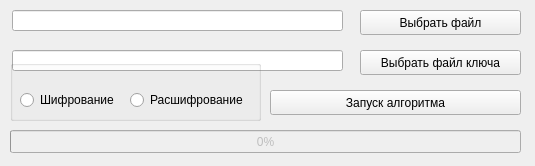
<?xml version="1.0" encoding="UTF-8"?>
<ui version="4.0">
 <class>MainWindow</class>
 <widget class="QMainWindow" name="MainWindow">
  <property name="geometry">
   <rect>
    <x>0</x>
    <y>0</y>
    <width>535</width>
    <height>166</height>
   </rect>
  </property>
  <property name="sizePolicy">
   <sizepolicy hsizetype="Preferred" vsizetype="Preferred">
    <horstretch>0</horstretch>
    <verstretch>6</verstretch>
   </sizepolicy>
  </property>
  <property name="windowTitle">
   <string>IDEACrypt</string>
  </property>
  <widget class="QWidget" name="centralwidget">
   <widget class="QLineEdit" name="file_le">
    <property name="geometry">
     <rect>
      <x>12</x>
      <y>10</y>
      <width>331</width>
      <height>21</height>
     </rect>
    </property>
    <property name="readOnly">
     <bool>true</bool>
    </property>
   </widget>
   <widget class="QPushButton" name="file_load_button">
    <property name="geometry">
     <rect>
      <x>360</x>
      <y>10</y>
      <width>161</width>
      <height>25</height>
     </rect>
    </property>
    <property name="text">
     <string>Выбрать файл</string>
    </property>
   </widget>
   <widget class="QPushButton" name="key_loda_button">
    <property name="geometry">
     <rect>
      <x>360</x>
      <y>50</y>
      <width>161</width>
      <height>25</height>
     </rect>
    </property>
    <property name="text">
     <string>Выбрать файл ключа</string>
    </property>
   </widget>
   <widget class="QLineEdit" name="key_le">
    <property name="geometry">
     <rect>
      <x>12</x>
      <y>50</y>
      <width>331</width>
      <height>21</height>
     </rect>
    </property>
    <property name="readOnly">
     <bool>true</bool>
    </property>
   </widget>
   <widget class="QGroupBox" name="groupBox">
    <property name="geometry">
     <rect>
      <x>10</x>
      <y>60</y>
      <width>251</width>
      <height>61</height>
     </rect>
    </property>
    <property name="title">
     <string/>
    </property>
    <widget class="QRadioButton" name="encode_rb">
     <property name="geometry">
      <rect>
       <x>10</x>
       <y>30</y>
       <width>101</width>
       <height>20</height>
      </rect>
     </property>
     <property name="text">
      <string>Шифрование</string>
     </property>
    </widget>
    <widget class="QRadioButton" name="decode_rb">
     <property name="geometry">
      <rect>
       <x>120</x>
       <y>30</y>
       <width>121</width>
       <height>20</height>
      </rect>
     </property>
     <property name="text">
      <string>Расшифрование</string>
     </property>
    </widget>
   </widget>
   <widget class="QProgressBar" name="progressBar">
    <property name="enabled">
     <bool>false</bool>
    </property>
    <property name="geometry">
     <rect>
      <x>10</x>
      <y>130</y>
      <width>511</width>
      <height>23</height>
     </rect>
    </property>
    <property name="value">
     <number>0</number>
    </property>
    <property name="textVisible">
     <bool>true</bool>
    </property>
    <property name="orientation">
     <enum>Qt::Horizontal</enum>
    </property>
   </widget>
   <widget class="QPushButton" name="pushButton">
    <property name="geometry">
     <rect>
      <x>270</x>
      <y>90</y>
      <width>251</width>
      <height>25</height>
     </rect>
    </property>
    <property name="text">
     <string>Запуск алгоритма</string>
    </property>
   </widget>
  </widget>
 </widget>
 <resources/>
 <connections/>
</ui>
